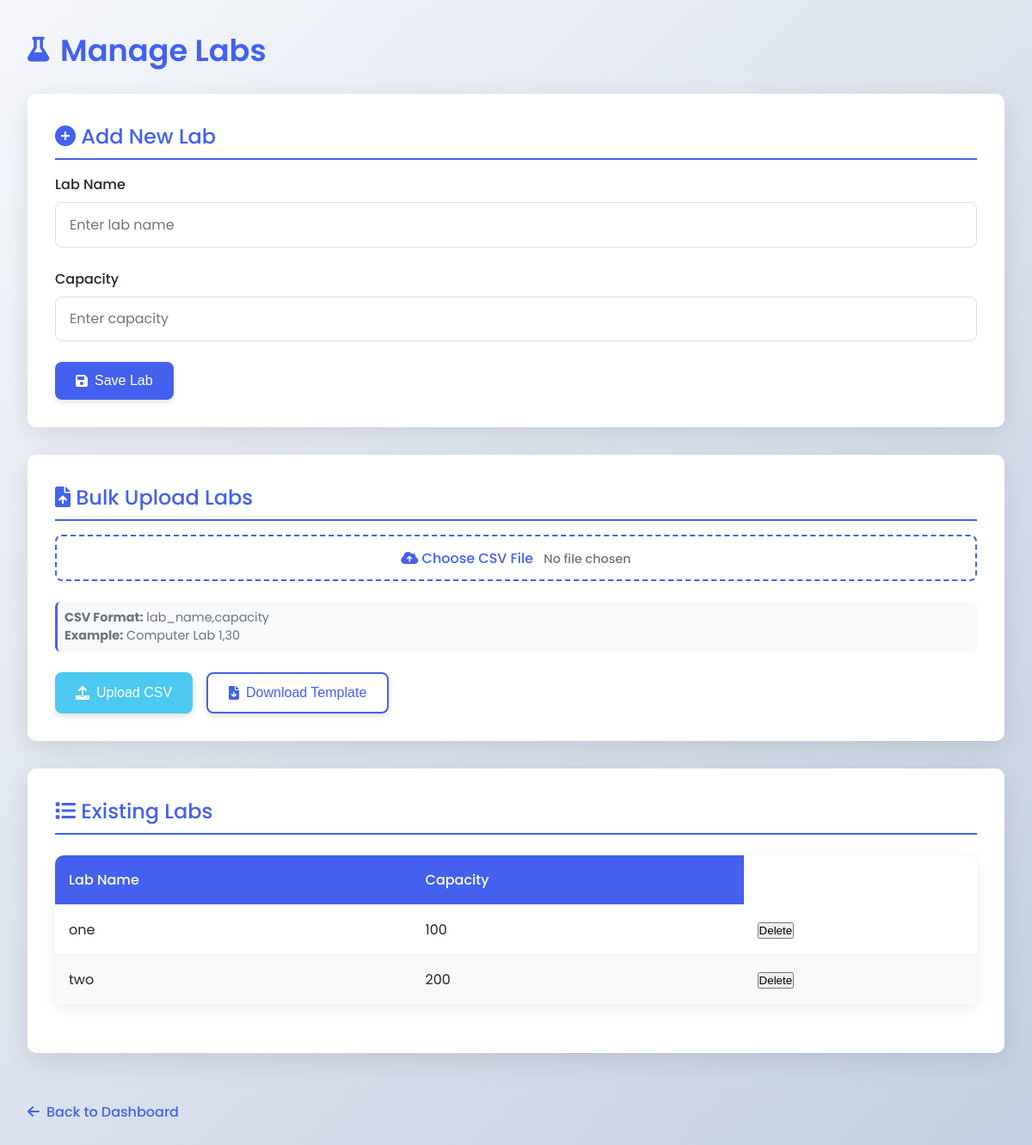
/labs, run on an earlier commit of the app's database.
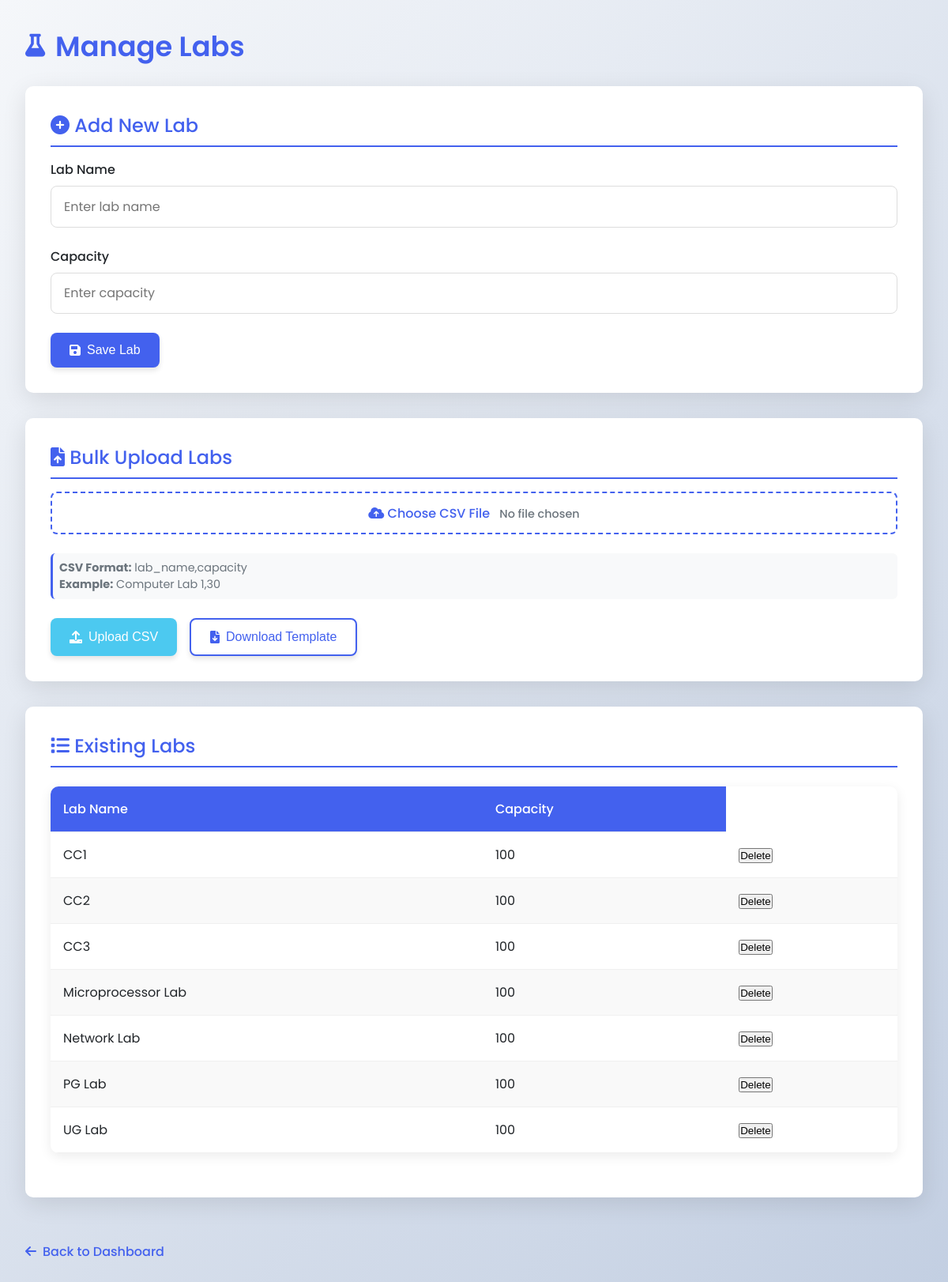
And on a later commit of the database.
### app.py (models this page shows)
class Lab(db.Model):
    id = db.Column(db.Integer, primary_key=True)
    name = db.Column(db.String(50), unique=True, nullable=False)
    capacity = db.Column(db.Integer, nullable=False)

### app.py (the view, shortened to what this page needs)
@app.route('/labs', methods=['GET', 'POST'])
def manage_labs():
    labs = Lab.query.order_by(Lab.name).all()
    return render_template('labs.html', labs=labs)

### templates/labs.html (shortened to what this page needs)
<!DOCTYPE html>
<html lang="en">
<head>
    <link rel="stylesheet" href="https://cdnjs.cloudflare.com/ajax/libs/font-awesome/6.0.0-beta3/css/all.min.css">
</head>
<body>
    <div class="container">
        <h1><i class="fas fa-flask"></i> Manage Labs</h1>
        <div class="card">
            <h2><i class="fas fa-plus-circle"></i> Add New Lab</h2>
            <form method="POST" action="{{ url_for('manage_labs') }}">
                <div class="form-group">
                    <label for="lab_name">Lab Name</label>
                    <input type="text" id="lab_name" name="lab_name" placeholder="Enter lab name" required>
                </div>
                <div class="form-group">
                    <label for="lab_capacity">Capacity</label>
                    <input type="number" id="lab_capacity" name="lab_capacity" placeholder="Enter capacity" min="1" required>
                </div>
                <div class="btn-group">
                    <button type="submit" class="btn btn-primary">
                        <i class="fas fa-save"></i> Save Lab
                    </button>
                </div>
            </form>
        </div>
        <div class="card">
            <h2><i class="fas fa-file-upload"></i> Bulk Upload Labs</h2>
            <form method="POST" action="{{ url_for('manage_labs') }}" enctype="multipart/form-data">
                <div class="form-group">
                    <label for="file-upload" class="file-label">
                        <i class="fas fa-cloud-upload-alt"></i> Choose CSV File
                        <span id="file-chosen" class="file-name">No file chosen</span>
                    </label>
                    <div class="instructions">
                        <p><strong>CSV Format:</strong> lab_name,capacity</p>
                        <p><strong>Example:</strong> Computer Lab 1,30</p>
                    </div>
                </div>
                <div class="btn-group">
                    <button type="submit" name="upload" class="btn btn-success">
                        <i class="fas fa-upload"></i> Upload CSV
                    </button>
                    <button type="button" onclick="downloadTemplate()" class="btn btn-secondary">
                        <i class="fas fa-file-download"></i> Download Template
                    </button>
                </div>
            </form>
        </div>
        <div class="card">
            <h2><i class="fas fa-list"></i> Existing Labs</h2>
            {% if labs %}
            <table>
                <thead>
                    <tr>
                        <th>Lab Name</th>
                        <th>Capacity</th>
                    </tr>
                </thead>
                <tbody>
                    {% for lab in labs %}
                    <tr>
                        <td>{{ lab.name }}</td>
                        <td>{{ lab.capacity }}</td>
                        <td>
                            <form action="{{ url_for('delete_lab', id=lab.id) }}" method="post" style="display:inline;">
                                <button type="submit" onclick="return confirm('Are you sure you want to delete {{ lab.name }}?');">
                                Delete
                                </button>
                            </form>
                        </td>
                    </tr>
                    {% endfor %}
                </tbody>
            </table>
            {% else %}
            <div style="text-align: center; padding: 2rem; color: var(--gray);">
                <i class="fas fa-flask" style="font-size: 2rem; margin-bottom: 1rem;"></i>
                <p>No labs have been added yet. Add your first lab above.</p>
            </div>
            {% endif %}
        </div>
        <a href="{{ url_for('index') }}" class="back-link">
            <i class="fas fa-arrow-left"></i> Back to Dashboard
        </a>
    </div>
</body>
</html>

### templates/labs.html (style rules this page uses)
:root { --primary: #4361ee; --primary-dark: #3a56d4; --secondary: #3f37c9; --light: #f8f9fa; --dark: #212529; --success: #4cc9f0; --danger: #f72585; --warning: #f8961e; --gray: #6c757d; }
* { margin: 0; padding: 0; box-sizing: border-box; }
body { font-family: 'Poppins', sans-serif; background: linear-gradient(135deg, #f5f7fa 0%, #c3cfe2 100%); min-height: 100vh; color: var(--dark); padding: 2rem; }
.container { max-width: 1200px; margin: 0 auto; }
h1 { font-size: 2.2rem; font-weight: 600; color: var(--primary); margin-bottom: 1.5rem; display: flex; align-items: center; gap: 0.8rem; }
h1 i { font-size: 1.8rem; }
h2 { font-size: 1.5rem; font-weight: 500; color: var(--primary); margin-bottom: 1rem; padding-bottom: 0.5rem; border-bottom: 2px solid var(--primary); }
.card { background-color: white; border-radius: 10px; padding: 2rem; box-shadow: 0 8px 30px rgba(0, 0, 0, 0.1); margin-bottom: 2rem; }
.form-group { margin-bottom: 1.5rem; }
label { display: block; margin-bottom: 0.5rem; font-weight: 500; color: var(--dark); }
input, select { width: 100%; padding: 0.8rem 1rem; border: 1px solid #ddd; border-radius: 8px; font-family: 'Poppins', sans-serif; font-size: 1rem; transition: all 0.3s ease; }
.btn { display: inline-flex; align-items: center; justify-content: center; padding: 0.8rem 1.5rem; border-radius: 8px; font-weight: 500; text-decoration: none; transition: all 0.3s ease; box-shadow: 0 4px 6px rgba(0, 0, 0, 0.1); border: none; cursor: pointer; font-size: 1rem; gap: 0.5rem; }
.btn-primary { background-color: var(--primary); color: white; }
.btn-secondary { background-color: white; color: var(--primary); border: 2px solid var(--primary); }
.btn-success { background-color: var(--success); color: white; }
.btn-group { display: flex; gap: 1rem; margin-top: 1rem; }
table { width: 100%; border-collapse: collapse; margin: 1.5rem 0; background-color: white; border-radius: 10px; overflow: hidden; box-shadow: 0 4px 15px rgba(0, 0, 0, 0.08); }
th, td { padding: 1rem; text-align: left; border-bottom: 1px solid #f0f0f0; }
th { background-color: var(--primary); color: white; font-weight: 500; }
tr:nth-child(even) { background-color: #f9f9f9; }
.instructions { font-size: 0.9rem; color: var(--gray); margin: 0.5rem 0; padding: 0.5rem; background-color: #f8f9fa; border-radius: 6px; border-left: 3px solid var(--primary); }
.file-label { display: inline-block; padding: 0.8rem 1.5rem; background-color: white; color: var(--primary); border: 2px dashed var(--primary); border-radius: 8px; cursor: pointer; transition: all 0.3s ease; text-align: center; margin-bottom: 1rem; width: 100%; }
.file-name { margin-left: 0.5rem; font-size: 0.9rem; color: var(--gray); }
.back-link { display: inline-flex; align-items: center; gap: 0.5rem; margin-top: 1.5rem; color: var(--primary); text-decoration: none; font-weight: 500; }

What changed in the data, as far as the page shows it:
changed Lab (number 1 of 7 on the later page): name "one" → "CC1"
changed Lab (number 2 of 7 on the later page): name "two" → "CC2"; capacity "200" → "100"
added Lab: name "CC3", capacity "100"
added Lab: name "Microprocessor Lab", capacity "100"
added Lab: name "Network Lab", capacity "100"
added Lab: name "PG Lab", capacity "100"
added Lab: name "UG Lab", capacity "100"
